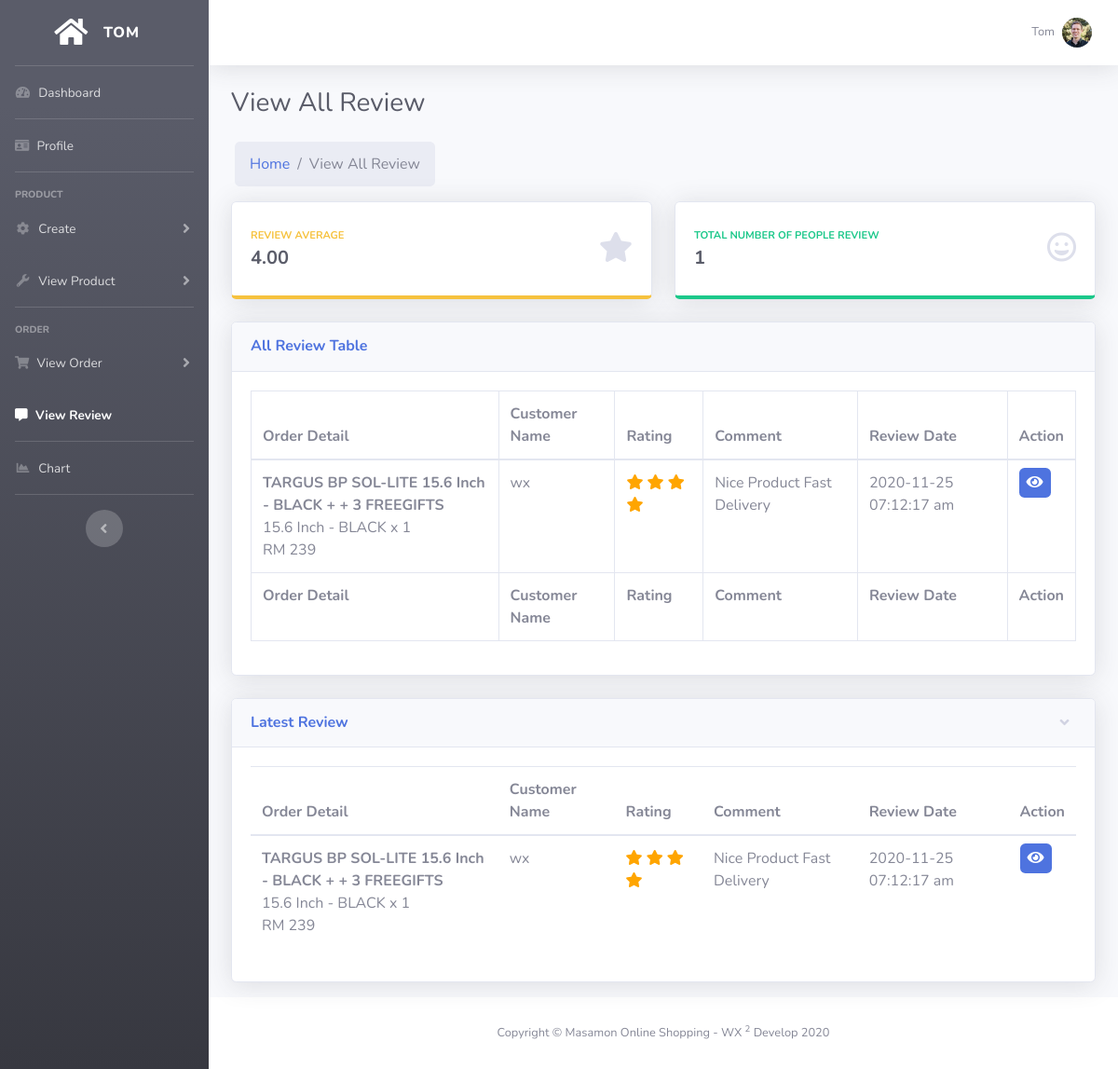
/business/viewAllReview.php (signed in), run on the app's committed database.
### tables this page shows
CREATE TABLE `rating` (
  `ratingId` varchar(255) NOT NULL,
  `userId` varchar(255) NOT NULL,
  `commentId` varchar(255) NOT NULL,
  `cartIntegrationId` varchar(255) NOT NULL,
  `productId` varchar(255) NOT NULL,
  `ratingValue` int(5) NOT NULL,
  `created_time` timestamp NULL DEFAULT NULL,
  `update_time` timestamp NULL DEFAULT NULL
);

CREATE TABLE `product` (
  `id` varchar(255) NOT NULL,
  `name` varchar(255) NOT NULL,
  `price` double(10,2) NOT NULL,
  `description` text NOT NULL,
  `coverImage` varchar(255) NOT NULL,
  `color` varchar(255) NOT NULL,
  `brand` varchar(255) NOT NULL,
  `material` varchar(255) NOT NULL,
  `gender` varchar(6) NOT NULL,
  `soldRecord` int(255) NOT NULL,
  `sellerId` varchar(255) NOT NULL,
  `InventoryId` varchar(255) NOT NULL,
  `categoryId` varchar(255) NOT NULL,
  `auctionStatus` varchar(255) NOT NULL,
  `auctionId` varchar(255) NOT NULL,
  `auctionDueDate` datetime NOT NULL,
  `date` date NOT NULL,
  `imagesId` varchar(255) NOT NULL,
  `state` varchar(255) NOT NULL,
  `auctionEnd` varchar(255) NOT NULL,
  `created_time` timestamp NULL DEFAULT NULL,
  `uploadTime` timestamp NOT NULL DEFAULT current_timestamp()
);

CREATE TABLE `cartintegration` (
  `cartIntegrationId` varchar(255) NOT NULL,
  `cartId` varchar(255) NOT NULL,
  `productId` varchar(255) NOT NULL,
  `userId` varchar(255) NOT NULL,
  `sellerId` varchar(255) NOT NULL,
  `variation` varchar(255) NOT NULL,
  `quantity` int(255) NOT NULL,
  `status` varchar(255) NOT NULL,
  `returnRequest` int(5) NOT NULL COMMENT '0:yes, 1:no	',
  `cancelRequest` int(5) NOT NULL COMMENT '0:yes, 1:no	',
  `detentionPeriod` timestamp NULL DEFAULT NULL,
  `created_time` timestamp NULL DEFAULT NULL,
  `update_time` timestamp NULL DEFAULT NULL
);

CREATE TABLE `user` (
  `userId` varchar(255) NOT NULL,
  `userName` varchar(255) NOT NULL,
  `firstName` varchar(255) NOT NULL,
  `lastName` varchar(255) NOT NULL,
  `email` varchar(255) NOT NULL,
  `phoneNo` int(11) NOT NULL,
  `gender` varchar(6) NOT NULL,
  `birthday` date NOT NULL,
  `image` varchar(255) NOT NULL,
  `password` varchar(255) NOT NULL,
  `create_date` timestamp NULL DEFAULT NULL,
  `lastLogin` timestamp NOT NULL DEFAULT current_timestamp()
);

CREATE TABLE `comment` (
  `commentId` varchar(255) NOT NULL,
  `ratingId` varchar(255) NOT NULL,
  `comment_personId` varchar(255) NOT NULL,
  `commentText` varchar(255) NOT NULL,
  `created_time` timestamp NULL DEFAULT NULL,
  `update_time` timestamp NULL DEFAULT NULL
);

### business/viewAllReview.php (the view, shortened to what the rows shown need)
<?php
  include("../config.php");
  $sellerId = $_SESSION['sellerId'];
?>
<!DOCTYPE html>
<html lang="en">
<head>
  <link href="../vendor/fontawesome-free/css/all.min.css" rel="stylesheet" type="text/css">
  <link href="../css/sb-admin-2.min.css" rel="stylesheet">
</head>
<body id="page-top">
  <div id="wrapper">
    <div id="content-wrapper" class="d-flex flex-column">
      <div id="content">
        <div class="container-fluid">
          <div class="d-sm-flex align-items-center justify-content-between mb-4">
            <h1 class="h3 mb-0 text-gray-800">View All Review</h1>
          </div>
          <div class="row">
                <div class="col-lg-12">
                    <div class="card shadow mb-4">
                        <div class="card-body">
                            <div class="table-responsive">
                                <table class="table table-bordered" id="dataTable" width="100%" cellspacing="0">
                                    <thead>
                                        <tr>
                                          <th>Order Detail</th>
                                          <th>Customer Name</th>
                                          <th>Rating</th>
                                          <th>Comment</th>
                                          <th>Review Date</th>
                                          <th>Action</th>
                                        </tr>
                                    </thead>
                                    <tfoot>
                                        <tr>
                                          <th>Order Detail</th>
                                          <th>Customer Name</th>
                                          <th>Rating</th>
                                          <th>Comment</th>
                                          <th>Review Date</th>
                                          <th>Action</th>
                                        </tr>
                                    </tfoot>
                                    <tbody>
                                        <?php
                                            $showReview = "SELECT rating.*, product.*, cartintegration.*, comment.*, user.userName, rating.created_time AS 'ratingDate', orderlist.orderId FROM `rating` LEFT JOIN `comment` ON rating.commentId = comment.commentId LEFT JOIN `user` ON rating.userId = user.userId LEFT JOIN cartintegration ON rating.cartIntegrationId = cartintegration.cartIntegrationId LEFT JOIN product ON cartintegration.productId = product.id LEFT JOIN orderlist ON cartintegration.cartId = orderlist.cartId WHERE cartintegration.sellerId = '$sellerId' ORDER BY rating.ratingValue DESC";
                                            $resultShowReview = $conn->query($showReview);
                                            if($resultShowReview->num_rows > 0){
                                              while($row = $resultShowReview->fetch_assoc()){
                                                $ratingDate = date('Y-m-d h:i:s a', strtotime($row['ratingDate']));
                                        ?>
                                        <tr>
                                            <td style="width:30%">
                                                <span class="font-weight-bold"><?php echo $row['name'];?></span> <br>
                                                <span class="text-secondary"><?php echo $row['variation'];?></span>
                                                <span class="text-secondary"> x <?php echo $row['quantity'];?></span> <br>
                                                <span class="text-secondary">RM <?php echo $row['quantity'] * $row['price'];?></span>
                                            </td>
                                            <td><?php echo $row['userName']; ?></td>
                                            <td>
                                              <?php
                                                  for($x=0; $x<$row['ratingValue']; $x++){
                                              ?>
                                                      <span class="fa fa-star displaystar checked"></span>
                                              <?php
                                                  }
                                              ?>
                                            </td>
                                            <td><?php echo $row['commentText']; ?></td>
                                            <td><?php echo $ratingDate; ?></td>
                                            <td>
                                                <a href="orderDetail.php?orderId=<?php echo $row['orderId'];?>&cartIntegrationId=<?php echo $row['cartIntegrationId'];?>" class=" btn-primary rounded" data-toggle="tooltip" data-placement="top" title="View Detail" style="padding: 5px 8px;">
                                                  <i class="fas fa-eye"></i>
                                                </a>
                                            </td>
                                        </tr>
                                        <?php
                                              }
                                            }else{
                                        ?>
                                            <td colspan="6" class="text-center"> No More Review Yet</td>
                                        <?php
                                            }
                                        ?>
                                    </tbody>
                                </table>
                            </div>
                        </div>
                    </div>
                </div>
          </div>
          <div class="row">
              <div class="col-lg-12 mb-2">
                <div class="card shadow mb-2">
                  <div class="collapse show" id="collapseLatestCancel">
                    <div class="card-body">
                      <div class="table-responsive">
                        <table class="table table-hover" id="dataTable" width="100%" cellspacing="0">
                            <thead>
                                <tr>
                                  <th>Order Detail</th>
                                  <th>Customer Name</th>
                                  <th>Rating</th>
                                  <th>Comment</th>
                                  <th>Review Date</th>
                                  <th>Action</th>
                                </tr>
                            </thead>
                            <tbody>
                                <?php
                                    $showReview = "SELECT rating.*, product.*, cartintegration.*, comment.*, user.userName, rating.created_time AS 'ratingDate', orderlist.orderId FROM `rating` LEFT JOIN `comment` ON rating.commentId = comment.commentId LEFT JOIN `user` ON rating.userId = user.userId LEFT JOIN cartintegration ON rating.cartIntegrationId = cartintegration.cartIntegrationId LEFT JOIN product ON cartintegration.productId = product.id LEFT JOIN orderlist ON cartIntegration.cartId = orderlist.cartId WHERE cartintegration.sellerId = '$sellerId' ORDER BY rating.created_time DESC LIMIT 0,3";
                                    $resultShowReview = $conn->query($showReview);
                                    if($resultShowReview->num_rows > 0){
                                      while($row = $resultShowReview->fetch_assoc()){
                                        $ratingDate = date('Y-m-d h:i:s a', strtotime($row['ratingDate']));
                                ?>
                                <tr>
                                    <td style="width:30%">
                                        <span class="font-weight-bold"><?php echo $row['name'];?></span> <br>
                                        <span class="text-secondary"><?php echo $row['variation'];?></span>
                                        <span class="text-secondary"> x <?php echo $row['quantity'];?></span> <br>
                                        <span class="text-secondary">RM <?php echo $row['quantity'] * $row['price'];?></span>
                                    </td>
                                    <td><?php echo $row['userName']; ?></td>
                                    <td>
                                        <?php
                                            for($x=0; $x<$row['ratingValue']; $x++){
                                        ?>
                                                <span class="fa fa-star displaystar checked"></span>
                                        <?php
                                            }
                                        ?>
                                    </td>
                                    <td><?php echo $row['commentText']; ?></td>
                                    <td><?php echo $ratingDate; ?></td>
                                    <td>
                                        <a href="orderDetail.php?orderId=<?php echo $row['orderId'];?>&cartIntegrationId=<?php echo $row['cartIntegrationId'];?>" class=" btn-primary rounded" data-toggle="tooltip" data-placement="top" title="View Detail" style="padding: 5px 8px;">
                                          <i class="fas fa-eye"></i>
                                        </a>
                                    </td>
                                </tr>
                                <?php
                                      }
                                    }else{
                                ?>
                                    <td colspan="6" class="text-center"> No More Review Yet</td>
                                <?php
                                    }
                                ?>
                            </tbody>
                        </table>
                      </div>
                    </div>
                  </div>
                </div>
              </div>
          </div>
        </div>
      </div>
    </div>
  </div>
</body>
</html>

### data on the page
rating: productId.name "TARGUS BP SOL-LITE 15.6 Inch - BLACK + + 3 FREEGIFTS", cartIntegrationId.variation "15.6 Inch - BLACK", cartIntegrationId.quantity "1", $row['quantity']*$row['price'] "239", userId.userName "wx", commentId.commentText "Nice Product Fast Delivery", created_time "2020-11-25 07:12:17 am"

### other printed values
$_SESSION['sellerName'] "TOM"
$sellerName "Tom"
$ratingAverage "4.00"
$ratingTotal "1"
